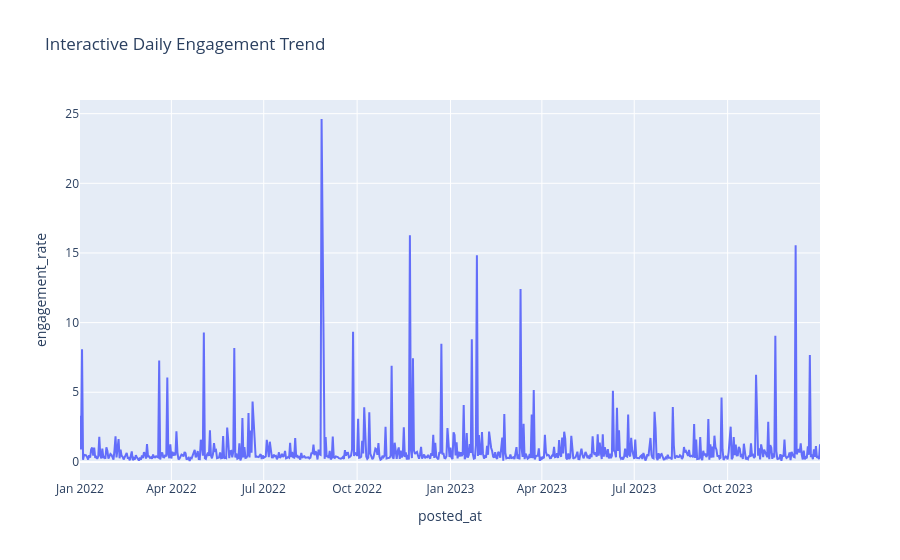

The notebook cell saved with this chart:
### Code cell
daily = df.groupby('posted_at', as_index=False)['engagement_rate'].mean()
fig = px.line(
    daily,
    x='posted_at',
    y='engagement_rate',
    title='Interactive Daily Engagement Trend'
)
fig.show()

### Figure 1 — Plotly figure (JSON) as saved in the notebook; plotly's stock layout.template omitted (floating-point values rounded to 4 significant figures; data arrays with more than 128 entries replaced by an {"elided": "..."} marker saying what was removed)
{"data": [{"hovertemplate": "posted_at=%{x}<br>engagement_rate=%{y}<extra></extra>", "legendgroup": "", "line": {"color": "#636efa", "dash": "solid"}, "marker": {"symbol": "circle"}, "mode": "lines", "name": "", "orientation": "v", "showlegend": false, "type": "scatter", "x": {"elided": "729 str values"}, "xaxis": "x", "y": {"elided": "729 float values"}, "yaxis": "y"}], "layout": {"legend": {"tracegroupgap": 0}, "title": {"text": "Interactive Daily Engagement Trend"}, "xaxis": {"anchor": "y", "domain": [0, 1], "title": {"text": "posted_at"}}, "yaxis": {"anchor": "x", "domain": [0, 1], "title": {"text": "engagement_rate"}}}}
